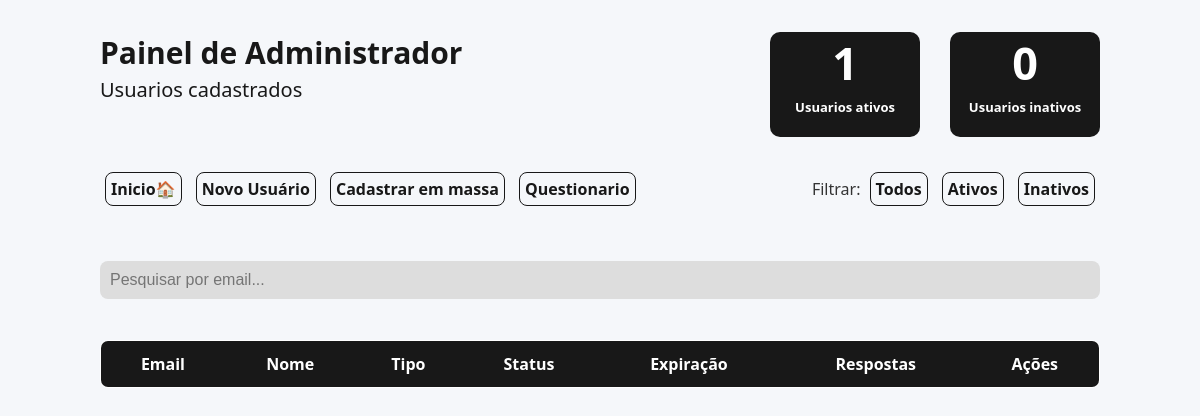
The app's page /admin/usuarios?filtro=inativos (signed in), older data.
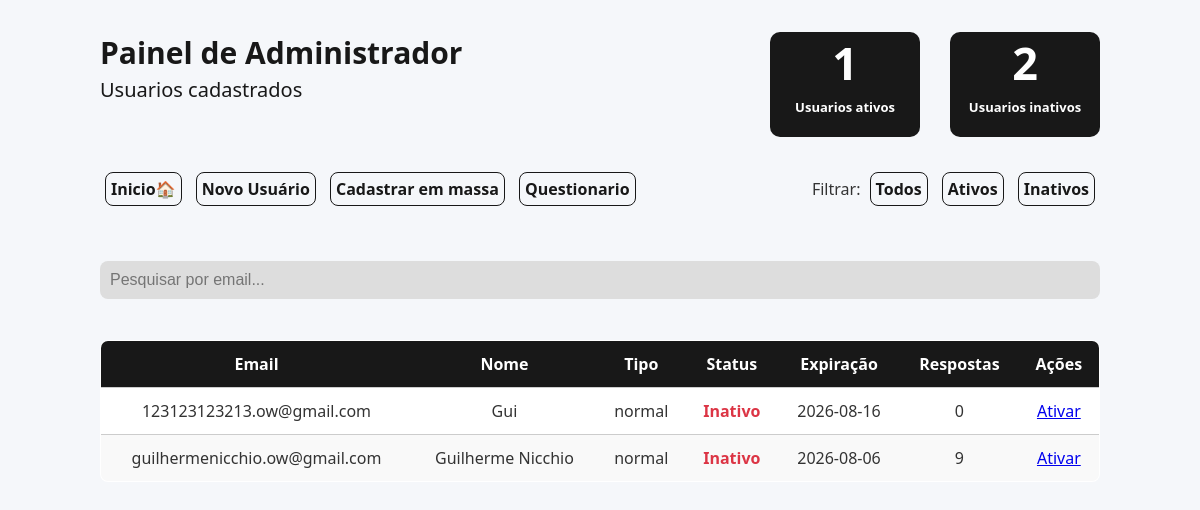
The same page, newer data.
### tables this page shows
CREATE TABLE usuarios (
                        id INTEGER PRIMARY KEY AUTOINCREMENT,
                        email TEXT UNIQUE NOT NULL,
                        nome TEXT NOT NULL,
                        senha TEXT NOT NULL,
                        telefone TEXT NOT NULL,
                        tipo TEXT DEFAULT 'normal',
                        ativo INTEGER DEFAULT 1,
                        data_expiracao TEXT
                  );

### app/routes/admin.py (the view)
    @app.route('/admin/usuarios')
    def listar_usuarios():
        if session.get('tipo') != 'admin':
            return redirect('/login')
        filtro = request.args.get('filtro', 'todos')  # ativos, inativos, todos
        query = """
            SELECT u.id, u.email, u.nome, u.tipo, u.ativo, u.data_expiracao, COUNT(r.id)
            FROM usuarios u
            LEFT JOIN formularios f ON f.user_id = u.id
            LEFT JOIN respostas r ON r.formulario_id = f.id
        """
        if filtro == 'ativos':
            query += " WHERE u.ativo=1"
        elif filtro == 'inativos':
            query += " WHERE u.ativo=0"
        query += " GROUP BY u.id ORDER BY u.email"
        with sqlite3.connect('db.sqlite3') as conn:
            usuarios = conn.execute(query).fetchall()
            status = conn.execute("""
                SELECT
                    SUM(CASE WHEN ativo = 1 THEN 1 ELSE 0 END) as ativos,
                    SUM(CASE WHEN ativo = 0 THEN 1 ELSE 0 END) as inativos
                FROM usuarios
            """).fetchone()
        return render_template(
            'usuarios_admin.html',
            usuarios=usuarios,
            filtro=filtro,
            ativos=status[0] or 0,
            inativos=status[1] or 0
        )

### app/templates/usuarios_admin.html (shortened to what this page needs)
<!DOCTYPE html>
<html lang="pt-BR">
<head>
  <link rel="stylesheet" href="{{ url_for('static', filename='usuarios.css') }}">
</head>
<body>
  <div class="container">
    <section class="topo">
      <div class="texto-cabecalho">
        <h2>Painel de Administrador</h2>
        <p>Usuarios cadastrados</p>
      </div>
      <div class="informacoes">
        <div class="box">
          <h3>{{ ativos }}</h3>
          <p>Usuarios ativos</p>
        </div>
        <div class="box">
          <h3>{{ inativos }}</h3>
          <p>Usuarios inativos</p>
        </div>
      </div>
    </section>
    <section class="options_button">
      <div class="cadastro">
        <a href="/admin">Inicio🏠</a>
        <a href="/admin/cadastrar">Novo Usuário</a>
        <a href="/admin/cadastrar-em-massa">Cadastrar em massa</a>
        <a href="/dashboard">Questionario</a>
      </div>
      <div class="filtro">
        Filtrar:
        <a href="/admin/usuarios?filtro=todos">Todos</a>
        <a href="/admin/usuarios?filtro=ativos">Ativos</a>
        <a href="/admin/usuarios?filtro=inativos">Inativos</a>
      </div>
    </section>
    <input type="text" id="pesquisaNome" placeholder="Pesquisar por email..." class="input-pesquisa" />
    <table>
      <thead>
        <tr>
          <th>Email</th>
          <th>Nome</th>
          <th>Tipo</th>
          <th>Status</th>
          <th>Expiração</th>
          <th>Respostas</th>
          <th>Ações</th>
        </tr>
      </thead>
      <tbody>
        {% for u in usuarios %}
        <tr>
          <td data-label="Email">{{ u[1] }}</td>
          <td data-label="Nome">{{ u[2] }}</td>
          <td data-label="Tipo">{{ u[3] }}</td>
          <td data-label="Status" class="status-{{ 'ativo' if u[4] == 1 else 'inativo' }}">
            {{ 'Ativo' if u[4] == 1 else 'Inativo' }}
          </td>
          <td data-label="Expiração">{{ u[5] }}</td>
          <td data-label="Respostas">{{ u[6] }}</td>
          <td data-label="Ações">
            <a href="/admin/usuario/{{ u[0] }}/toggle">
              {{ 'Desativar' if u[4] == 1 else 'Ativar' }}
            </a>
          </td>
        </tr>
        {% endfor %}
      </tbody>
    </table>
  </div>
</body>
</html>

Row changes from the older to the newer data that the page shows:
added usuarios: email "123123123213.ow@gmail.com", nome "Gui", tipo "normal", ativo "Inativo", data_expiracao "2026-08-16", ativo "0", ativo "Ativar"
added usuarios: email "guilhermenicchio.ow@gmail.com", nome "Guilherme Nicchio", tipo "normal", ativo "Inativo", data_expiracao "2026-08-06", u "9", ativo "Ativar"
Text that changed along with them:
{{ inativos }}: "0" → "2"
